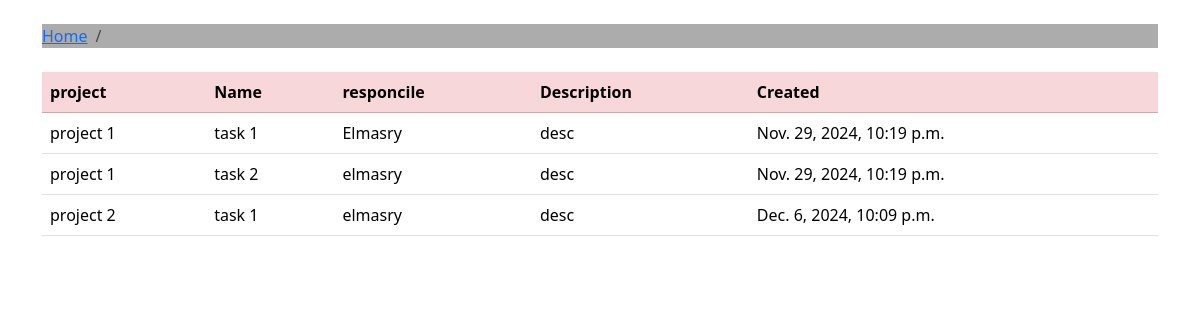
Page /msr/task/ on the committed database.
### msr/models.py (models this page shows, shortened)
class Task_desc(models.Model):
    task_name = models.CharField(max_length=20)
    responcile = models.CharField(max_length=30)
    task_desc = models.CharField(max_length=150)
    board = models.ForeignKey('Task_board', on_delete=models.CASCADE, default=None, null=True, blank=True)
    created_by = models.ForeignKey(User, on_delete=models.CASCADE, default='elmasry')  # Replace `1` with a valid user ID
    created_on=models.DateTimeField(auto_now_add=True)

class Task_board(models.Model):
    project_name = models.CharField(max_length=30)
    desc_project = models.CharField(max_length=150)

### msr/views.py (the view)
# urls.py: path('msr/task/',views.task_board, name="task_desc"),
def task_board(request):
    task_desc_board = Task_desc.objects.all()
    return render(request, 'task_board.html',{'task_desc_board':task_desc_board})

### msr/templates/task_board.html (shortened to what this page needs)
{% extends 'base.html' %}
    {% block table_task %}
    <table class="table ">
        <thead class="table-danger">
            <tr>
                <th>project</th>
                <th>Name</th>
                <th>responcile</th>
                <th>Description</th>
                <th>Created</th>
            </tr>
        </thead>
        <tbody>
            {% for task in task_desc_board %}
            <tr>
                <td>{{ task.board.project_name }}</td>
                <td>{{ task.task_name }}</td>
                <td>{{ task.responcile }}</td>
                <td>{{ task.task_desc }}</td>
                <td>{{task.created_on}}</td>
            </tr>
            {% endfor %}
        </tbody>
    </table>
    {% endblock table_task %}

### rows in the picture
Task_desc: board.project_name "project 1", task_name "task 1", responcile "Elmasry", task_desc "desc", created_on "Nov. 29, 2024, 10:19 p.m."
Task_desc: board.project_name "project 1", task_name "task 2", responcile "elmasry", task_desc "desc", created_on "Nov. 29, 2024, 10:19 p.m."
Task_desc: board.project_name "project 2", task_name "task 1", responcile "elmasry", task_desc "desc", created_on "Dec. 6, 2024, 10:09 p.m."
